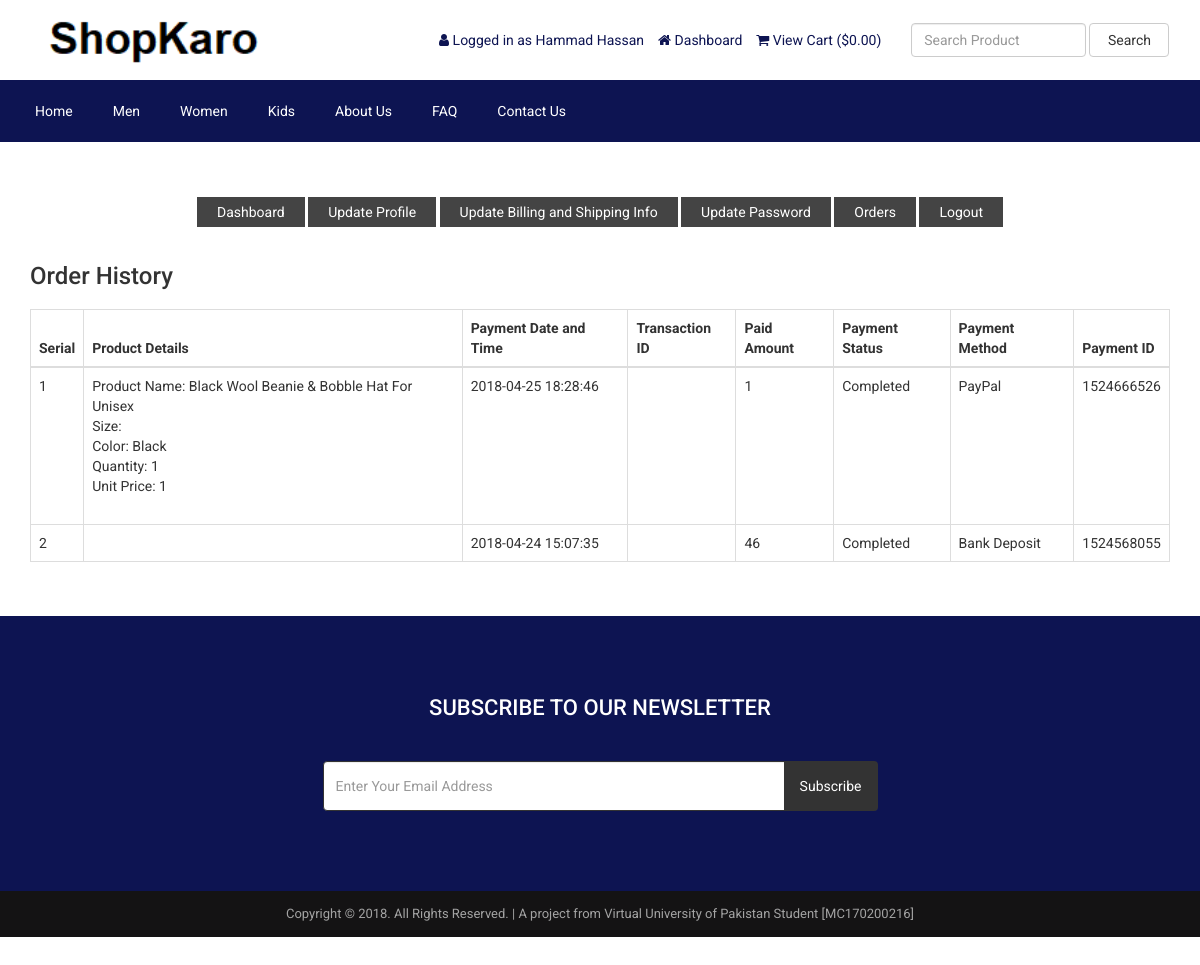
The app's page /customer-order.php (signed in) with its own data.
### tables this page shows
CREATE TABLE `tbl_settings` (
  `id` int(11) NOT NULL,
  `logo` text NOT NULL,
  `favicon` text NOT NULL,
  `footer_about` text NOT NULL,
  `footer_copyright` text NOT NULL,
  `contact_address` text NOT NULL,
  `contact_email` text NOT NULL,
  `contact_phone` text NOT NULL,
  `contact_fax` text NOT NULL,
  `contact_map_iframe` text NOT NULL,
  `receive_email` text NOT NULL,
  `receive_email_subject` text NOT NULL,
  `receive_email_thank_you_message` text NOT NULL,
  `forget_password_message` text NOT NULL,
  `total_recent_post_footer` int(10) NOT NULL,
  `total_popular_post_footer` int(10) NOT NULL,
  `total_recent_post_sidebar` int(11) NOT NULL,
  `total_popular_post_sidebar` int(11) NOT NULL,
  `total_featured_product_home` int(11) NOT NULL,
  `total_latest_product_home` int(11) NOT NULL,
  `total_popular_product_home` int(11) NOT NULL,
  `meta_title_home` text NOT NULL,
  `meta_keyword_home` text NOT NULL,
  `meta_description_home` text NOT NULL,
  `banner_login` varchar(255) NOT NULL,
  `banner_registration` varchar(255) NOT NULL,
  `banner_forget_password` varchar(255) NOT NULL,
  `banner_reset_password` varchar(255) NOT NULL,
  `banner_search` varchar(255) NOT NULL,
  `banner_cart` varchar(255) NOT NULL,
  `banner_checkout` varchar(255) NOT NULL,
  `banner_product_category` varchar(255) NOT NULL,
  `banner_blog` varchar(255) NOT NULL,
  `cta_title` varchar(255) NOT NULL,
  `cta_content` text NOT NULL,
  `cta_read_more_text` varchar(255) NOT NULL,
  `cta_read_more_url` varchar(255) NOT NULL,
  `cta_photo` varchar(255) NOT NULL,
  `featured_product_title` varchar(255) NOT NULL,
  `featured_product_subtitle` varchar(255) NOT NULL,
  `latest_product_title` varchar(255) NOT NULL,
  `latest_product_subtitle` varchar(255) NOT NULL,
  `popular_product_title` varchar(255) NOT NULL,
  `popular_product_subtitle` varchar(255) NOT NULL,
  `testimonial_title` varchar(255) NOT NULL,
  `testimonial_subtitle` varchar(255) NOT NULL,
  `testimonial_photo` varchar(255) NOT NULL,
  `blog_title` varchar(255) NOT NULL,
  `blog_subtitle` varchar(255) NOT NULL,
  `newsletter_text` text NOT NULL,
  `paypal_email` varchar(255) NOT NULL,
  `stripe_public_key` varchar(255) NOT NULL,
  `stripe_secret_key` varchar(255) NOT NULL,
  `bank_detail` text NOT NULL,
  `before_head` text NOT NULL,
  `after_body` text NOT NULL,
  `before_body` text NOT NULL,
  `home_service_on_off` int(11) NOT NULL,
  `home_welcome_on_off` int(11) NOT NULL,
  `home_featured_product_on_off` int(11) NOT NULL,
  `home_latest_product_on_off` int(11) NOT NULL,
  `home_popular_product_on_off` int(11) NOT NULL,
  `home_testimonial_on_off` int(11) NOT NULL,
  `home_blog_on_off` int(11) NOT NULL,
  `newsletter_on_off` int(11) NOT NULL,
  `ads_above_welcome_on_off` int(1) NOT NULL,
  `ads_above_featured_product_on_off` int(1) NOT NULL,
  `ads_above_latest_product_on_off` int(1) NOT NULL,
  `ads_above_popular_product_on_off` int(1) NOT NULL,
  `ads_above_testimonial_on_off` int(1) NOT NULL,
  `ads_category_sidebar_on_off` int(1) NOT NULL
);

CREATE TABLE `tbl_top_category` (
  `tcat_id` int(11) NOT NULL,
  `tcat_name` varchar(255) NOT NULL,
  `show_on_menu` int(1) NOT NULL
);

CREATE TABLE `tbl_page` (
  `id` int(11) NOT NULL,
  `about_title` varchar(255) NOT NULL,
  `about_content` text NOT NULL,
  `about_banner` varchar(255) NOT NULL,
  `about_meta_title` varchar(255) NOT NULL,
  `about_meta_keyword` text NOT NULL,
  `about_meta_description` text NOT NULL,
  `faq_title` varchar(255) NOT NULL,
  `faq_banner` varchar(255) NOT NULL,
  `faq_meta_title` varchar(255) NOT NULL,
  `faq_meta_keyword` text NOT NULL,
  `faq_meta_description` text NOT NULL,
  `blog_title` varchar(255) NOT NULL,
  `blog_banner` varchar(255) NOT NULL,
  `blog_meta_title` varchar(255) NOT NULL,
  `blog_meta_keyword` text NOT NULL,
  `blog_meta_description` text NOT NULL,
  `contact_title` varchar(255) NOT NULL,
  `contact_banner` varchar(255) NOT NULL,
  `contact_meta_title` varchar(255) NOT NULL,
  `contact_meta_keyword` text NOT NULL,
  `contact_meta_description` text NOT NULL,
  `pgallery_title` varchar(255) NOT NULL,
  `pgallery_banner` varchar(255) NOT NULL,
  `pgallery_meta_title` varchar(255) NOT NULL,
  `pgallery_meta_keyword` text NOT NULL,
  `pgallery_meta_description` text NOT NULL,
  `vgallery_title` varchar(255) NOT NULL,
  `vgallery_banner` varchar(255) NOT NULL,
  `vgallery_meta_title` varchar(255) NOT NULL,
  `vgallery_meta_keyword` text NOT NULL,
  `vgallery_meta_description` text NOT NULL
);

CREATE TABLE `tbl_payment` (
  `id` int(11) NOT NULL,
  `customer_id` int(11) NOT NULL,
  `customer_name` varchar(255) NOT NULL,
  `customer_email` varchar(255) NOT NULL,
  `payment_date` varchar(50) NOT NULL,
  `txnid` varchar(255) NOT NULL,
  `paid_amount` int(11) NOT NULL,
  `card_number` varchar(50) NOT NULL,
  `card_cvv` varchar(10) NOT NULL,
  `card_month` varchar(10) NOT NULL,
  `card_year` varchar(10) NOT NULL,
  `bank_transaction_info` text NOT NULL,
  `payment_method` varchar(20) NOT NULL,
  `payment_status` varchar(25) NOT NULL,
  `shipping_status` varchar(20) NOT NULL,
  `payment_id` varchar(255) NOT NULL
);

CREATE TABLE `tbl_order` (
  `id` int(11) NOT NULL,
  `product_id` int(11) NOT NULL,
  `product_name` varchar(255) NOT NULL,
  `size` varchar(100) NOT NULL,
  `color` varchar(100) NOT NULL,
  `quantity` varchar(50) NOT NULL,
  `unit_price` varchar(50) NOT NULL,
  `payment_id` varchar(255) NOT NULL
);

### customer-order.php (the view, shortened to what this page needs)
<?php require_once('header.php'); ?>
<div class="page">
    <div class="container">
        <div class="row">
            <div class="col-md-12">
                <?php require_once('customer-sidebar.php'); ?>
            </div>
            <div class="col-md-12">
                <div class="user-content">
                    <h3><?php echo LANG_VALUE_25; ?></h3>
                    <div class="table-responsive">
                        <table class="table table-bordered">
                            <thead>
                                <tr>
                                    <th><?php echo LANG_VALUE_7; ?></th>
                                    <th><?php echo LANG_VALUE_48; ?></th>
                                    <th><?php echo LANG_VALUE_27; ?></th>
                                    <th><?php echo LANG_VALUE_28; ?></th>
                                    <th><?php echo LANG_VALUE_29; ?></th>
                                    <th><?php echo LANG_VALUE_30; ?></th>
                                    <th><?php echo LANG_VALUE_31; ?></th>
                                    <th><?php echo LANG_VALUE_32; ?></th>
                                </tr>
                            </thead>
                            <tbody>
            <?php
            $limit = 10;
            $page = @$_GET['page'];
            if($page)
                $start = ($page - 1) * $limit;
            else
                $start = 0;
            $statement = $pdo->prepare("SELECT * FROM tbl_payment WHERE customer_email=? ORDER BY id DESC LIMIT $start, $limit");
            $statement->execute(array($_SESSION['customer']['cust_email']));
            $result = $statement->fetchAll(PDO::FETCH_ASSOC);
            if ($page == 0) $page = 1;
            ?>
                                <?php
                                $tip = $page*10-10;
                                foreach ($result as $row) {
                                    $tip++;
                                    ?>
                                    <tr>
                                        <td><?php echo $tip; ?></td>
                                        <td>
                                            <?php
                                            $statement1 = $pdo->prepare("SELECT * FROM tbl_order WHERE payment_id=?");
                                            $statement1->execute(array($row['payment_id']));
                                            $result1 = $statement1->fetchAll(PDO::FETCH_ASSOC);
                                            foreach ($result1 as $row1) {
                                                echo 'Product Name: '.$row1['product_name'];
                                                echo '<br>Size: '.$row1['size'];
                                                echo '<br>Color: '.$row1['color'];
                                                echo '<br>Quantity: '.$row1['quantity'];
                                                echo '<br>Unit Price: '.$row1['unit_price'];
                                                echo '<br><br>';
                                            }
                                            ?>
                                        </td>
                                        <td><?php echo $row['payment_date']; ?></td>
                                        <td><?php echo $row['txnid']; ?></td>
                                        <td><?php echo $row['paid_amount']; ?></td>
                                        <td><?php echo $row['payment_status']; ?></td>
                                        <td><?php echo $row['payment_method']; ?></td>
                                        <td><?php echo $row['payment_id']; ?></td>
                                    </tr>
                                    <?php
                                }
                                ?>
                            </tbody>
                        </table>
                        <div class="pagination" style="overflow: hidden;">
                    </div>
                </div>
            </div>
        </div>
    </div>
</div>
<?php require_once('footer.php'); ?>

### header.php (shortened to what this page needs)
<?php
include("admin/inc/config.php");
$statement = $pdo->prepare("SELECT * FROM tbl_settings WHERE id=1");
$statement->execute();
$result = $statement->fetchAll(PDO::FETCH_ASSOC);
foreach ($result as $row)
{
	$logo = $row['logo'];
}
?>
<!DOCTYPE html>
<html lang="en">
<head>
	<link rel="stylesheet" href="assets/css/bootstrap.min.css">
	<link rel="stylesheet" href="assets/css/font-awesome.min.css">
	<link rel="stylesheet" href="assets/css/owl.carousel.min.css">
	<link rel="stylesheet" href="assets/css/owl.theme.default.min.css">
	<link rel="stylesheet" href="assets/css/jquery.bxslider.min.css">
    <link rel="stylesheet" href="assets/css/magnific-popup.css">
    <link rel="stylesheet" href="assets/css/rating.css">
	<link rel="stylesheet" href="assets/css/spacing.css">
	<link rel="stylesheet" href="assets/css/bootstrap-touch-slider.css">
	<link rel="stylesheet" href="assets/css/animate.min.css">
	<link rel="stylesheet" href="assets/css/tree-menu.css">
	<link rel="stylesheet" href="assets/css/select2.min.css">
	<link rel="stylesheet" href="assets/css/main.css">
	<link rel="stylesheet" href="assets/css/responsive.css">
	<?php
	$statement = $pdo->prepare("SELECT * FROM tbl_page WHERE id=1");
	$statement->execute();
	$result = $statement->fetchAll(PDO::FETCH_ASSOC);
		?>
</head>
<body>
<div class="header">
	<div class="container">
		<div class="row inner">
			<div class="col-md-4 logo">
				<a href="index.php"><img src="assets/uploads/<?php echo $logo; ?>" alt="logo image"></a>
			</div>
			<div class="col-md-5 right">
				<ul>
					<?php
					if(isset($_SESSION['customer'])) {
						?>
						<li><i class="fa fa-user"></i> <?php echo LANG_VALUE_13; ?> <?php echo $_SESSION['customer']['cust_name']; ?></li>
						<li><a href="dashboard.php"><i class="fa fa-home"></i> <?php echo LANG_VALUE_89; ?></a></li>
						<?php
					} else {
						?>
						<li><a href="login.php"><i class="fa fa-sign-in"></i> <?php echo LANG_VALUE_9; ?></a></li>
						<li><a href="registration.php"><i class="fa fa-user-plus"></i> <?php echo LANG_VALUE_15; ?></a></li>
						<?php
					}
					?>
					<li><a href="cart.php"><i class="fa fa-shopping-cart"></i> <?php echo LANG_VALUE_19; ?> (<?php echo LANG_VALUE_1; ?><?php
					if(isset($_SESSION['cart_p_id'])) {
						$table_total_price = 0;
						$i=0;
	                    foreach($_SESSION['cart_p_qty'] as $key => $value)
	                    {
	                        $i++;
	                        $arr_cart_p_qty[$i] = $value;
	                    }                    $i=0;
	                    foreach($_SESSION['cart_p_current_price'] as $key => $value)
	                    {
	                        $i++;
	                        $arr_cart_p_current_price[$i] = $value;
	                    }
	                    for($i=1;$i<=count($arr_cart_p_qty);$i++) {
	                    	$row_total_price = $arr_cart_p_current_price[$i]*$arr_cart_p_qty[$i];
	                        $table_total_price = $table_total_price + $row_total_price;
	                    }
						echo $table_total_price;
					} else {
						echo '0.00';
					}
					?>)</a></li>
				</ul>
			</div>
			<div class="col-md-3 search-area">
				<form class="navbar-form navbar-left" role="search" action="search-result.php" method="get">
					<div class="form-group">
						<input type="text" class="form-control search-top" placeholder="<?php echo LANG_VALUE_2; ?>" name="search_text">
					</div>
					<button type="submit" class="btn btn-default"><?php echo LANG_VALUE_3; ?></button>
				</form>
			</div>
		</div>
	</div>
</div>
<div class="nav">
	<div class="container">
		<div class="row">
			<div class="col-md-12 pl_0 pr_0">
				<div class="menu-container">
					<div class="menu">
						<ul>
							<li><a href="index.php">Home</a></li>
							<?php
							$statement = $pdo->prepare("SELECT * FROM tbl_top_category WHERE show_on_menu=1");
							$statement->execute();
							$result = $statement->fetchAll(PDO::FETCH_ASSOC);
							foreach ($result as $row) {
								?>
								<li><a href="product-category.php?id=<?php echo $row['tcat_id']; ?>&type=top-category"><?php echo $row['tcat_name']; ?></a>
								</li>
								<?php
							}
							?>
							<?php
							$statement = $pdo->prepare("SELECT * FROM tbl_page WHERE id=1");
							$statement->execute();
							$result = $statement->fetchAll(PDO::FETCH_ASSOC);
							foreach ($result as $row) {
								$about_title = $row['about_title'];
								$faq_title = $row['faq_title'];
								$contact_title = $row['contact_title'];
							}
							?>
							<li><a href="about.php"><?php echo $about_title; ?></a></li>
							<li><a href="faq.php"><?php echo $faq_title; ?></a></li>
							<li><a href="contact.php"><?php echo $contact_title; ?></a></li>
						</ul>
					</div>
				</div>
			</div>
		</div>
	</div>
</div>

### footer.php (shortened to what this page needs)
<?php
$statement = $pdo->prepare("SELECT * FROM tbl_settings WHERE id=1");
$statement->execute();
$result = $statement->fetchAll(PDO::FETCH_ASSOC);
foreach ($result as $row)
{
	$footer_copyright = $row['footer_copyright'];
    $newsletter_on_off = $row['newsletter_on_off'];
}
?>
<?php if($newsletter_on_off == 1): ?>
<section class="home-newsletter">
	<div class="container">
		<div class="row">
			<div class="col-md-6 col-md-offset-3">
				<div class="single">
				<form action="" method="post">
					<h2><?php echo LANG_VALUE_93; ?></h2>
					<div class="input-group">
			        	<input type="email" class="form-control" placeholder="<?php echo LANG_VALUE_95; ?>" name="email_subscribe">
			         	<span class="input-group-btn">
			         	<button class="btn btn-theme" type="submit" name="form_subscribe"><?php echo LANG_VALUE_92; ?></button>
			         	</span>
			        </div>
				</div>
			</div>
		</div>
	</div>
</section>
<?php endif; ?>
<div class="footer-bottom">
	<div class="container">
		<div class="row">
			<div class="col-md-12 copyright">
				<?php echo $footer_copyright; ?>
			</div>
		</div>
	</div>
</div>
</body>
</html>

### records on screen
tbl_settings: logo (picture), footer_copyright "Copyright © 2018. All Rights Reserved. | A project from Virtual University of Pakistan Student [MC170200216]"
tbl_top_category: tcat_name "Men"
tbl_top_category: tcat_name "Women"
tbl_top_category: tcat_name "Kids"
tbl_page: about_title "About Us", faq_title "FAQ", contact_title "Contact Us"
tbl_payment: payment_date "2018-04-25 18:28:46", paid_amount "1", payment_status "Completed", payment_method "PayPal", payment "1524666526"
tbl_order: product_name "Black Wool Beanie & Bobble Hat For Unisex", color "Black", quantity "1", unit_price "1"
tbl_payment: payment_date "2018-04-24 15:07:35", paid_amount "46", payment_status "Completed", payment_method "Bank Deposit", payment "1524568055"

### other values on screen
LANG_VALUE_13 "Logged in as"
$_SESSION['customer']['cust_name'] "Hammad Hassan"
LANG_VALUE_89 "Dashboard"
LANG_VALUE_19 "View Cart"
LANG_VALUE_1 "$"
LANG_VALUE_3 "Search"
LANG_VALUE_117 "Update Profile"
LANG_VALUE_88 "Update Billing and Shipping Info"
LANG_VALUE_99 "Update Password"
LANG_VALUE_24 "Orders"
LANG_VALUE_14 "Logout"
LANG_VALUE_25 "Order History"
LANG_VALUE_7 "Serial"
LANG_VALUE_48 "Product Details"
LANG_VALUE_27 "Payment Date and Time"
